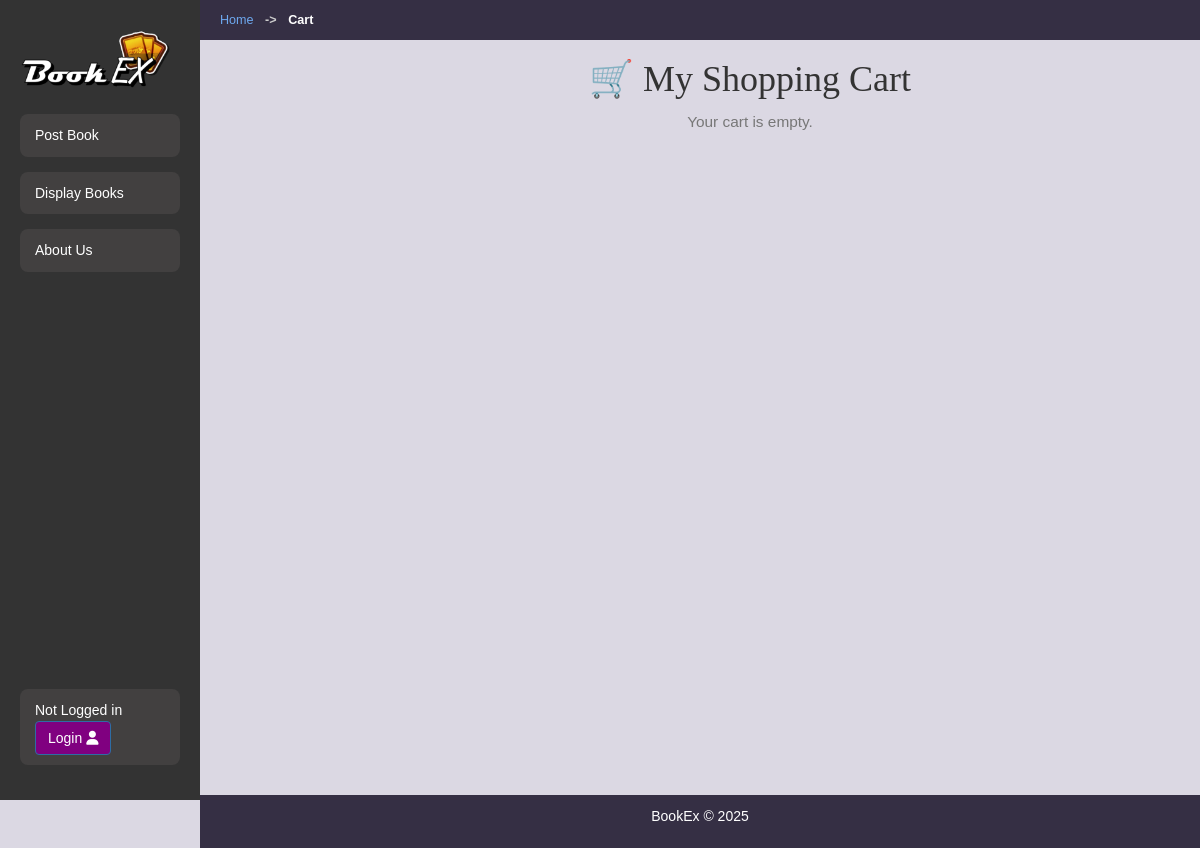
Page /cart/ on the committed database.
### bookMng/models.py (models this page shows, shortened)
class MainMenu(models.Model):
    item = models.CharField(max_length=300, unique=True)
    link = models.CharField(max_length=300, unique=True)
    icon_class = models.CharField(
        max_length=100,
        blank=True,
        null=True
    )

### bookMng/views.py (the view)
# urls.py: path("cart/", views.cart_page, name="cart_page"),
def cart_page(request):
    breadcrumb_list = [
        {'name': 'Home', 'url': reverse('index')},
        {'name': 'Cart', 'url': None}
    ]
    cart_ids = request.session.get("cart", [])
    books = Book.objects.filter(id__in=cart_ids)
    for b in books:
        b.pic_path = b.picture.url[14:]
    subtotal = sum(b.price for b in books) if books else Decimal("0.00")
    return render(
        request,
        "bookMng/cart.html",
        {
            "books": books,
            "subtotal": subtotal,
            "breadcrumb_list": breadcrumb_list,
        },
    )

### bookMng/context_processors.py (called while the page is built)
def navigation_items(request):
    main_menu_items = MainMenu.objects.all()
    return {'item_list': main_menu_items}

def time_based_greeting(request):
    greeting = "Hello"
    try:
        now = timezone.localtime(timezone.now())
        current_hour = now.hour
        if 5 <= current_hour < 12:
            greeting = "Good morning"
        elif 12 <= current_hour < 18:
            greeting = "Good afternoon"
        else:
            greeting = "Good evening"
    except Exception:
        pass
    return {'greeting': greeting}

### bookEx/templates/bookMng/cart.html
{% extends "base.html" %}
{% load static %}
{% block content %}
<div class="text-center">
  <h1 class="mb-4" style="font-family:'Brush Script MT', cursive;">🛒 My Shopping Cart</h1>
  {% if books %}
    <div class="row justify-content-center">
      {% for book in books %}
        <div class="col-sm-6 col-md-4 col-lg-3 mb-4">
          <div class="card shadow-sm h-100">
            <div class="d-flex align-items-center justify-content-center" style="height: 200px;">
                <img src="{% static book.pic_path %}" alt="{{ book.name }}"
                class="img-fluid"
                style="max-height: 180px; max-width: 100%; object-fit: contain;">
            </div>
            <div class="card-body text-center">
              <h5 class="card-title">{{ book.name }}</h5>
              <p class="card-text"><strong>Price:</strong> ${{ book.price }}</p>
              <form action="{% url 'remove_from_cart' book.id %}" method="post">
                {% csrf_token %}
                <button type="submit" class="btn btn-sm btn-outline-danger">
                  <i class="fas fa-trash-alt"></i> Remove
                </button>
              </form>
            </div>
          </div>
        </div>
      {% endfor %}
    </div>
    <div class="mt-4">
      <h4><strong>Subtotal:</strong> ${{ subtotal }}</h4>
      <form action="{% url 'purchase_books' %}" method="post" class="mt-3">
        {% csrf_token %}
        <button type="submit" class="btn btn-success btn-lg">✅ Complete Purchase</button>
      </form>
    </div>
  {% else %}
    <p class="text-muted">Your cart is empty.</p>
  {% endif %}
</div>
{% endblock content %}

### bookEx/templates/base.html (shortened to what this page needs)
{% load static %}
<!DOCTYPE html>
<html lang="en">
<head>
    <link rel="stylesheet" href="https://maxcdn.bootstrapcdn.com/bootstrap/3.4.1/css/bootstrap.min.css">
    <link rel="stylesheet" href="{% static 'base.css' %}" type="text/css">
</head>
<body>
    <header>
        <nav aria-label="breadcrumb" class="breadcrumb-nav">
            {% block breadcrumbs %}
                {% if breadcrumb_list %}
                    <ol class="breadcrumb-list">
                        {% for crumb in breadcrumb_list %}
                            <li class="breadcrumb-item">
                                {% if crumb.url %}
                                    <a href="{{ crumb.url }}">{{ crumb.name }}</a>
                                {% else %}
                                    {{ crumb.name }}
                                {% endif %}
                            </li>
                        {% endfor %}
                    </ol>
                {% endif %}
            {% endblock breadcrumbs %}
        </nav>
    </header>
    <div class="container">
        <nav class="sidebar">
            <div class="sidebar-logo">
                <a href="/" target="_self">
                <img src="{% static 'logo.png' %}" alt="Our Logo" width="150"/>
                </a>
            </div>
            <ul>
                {% block sidenav %}
                   {% for item in item_list %}
                        {% if item.link == "/mybooks" or item.link == "/cart" %}
                            {% if user.is_authenticated %}
                                <li>
                                    <a href="{{ item.link }}"> <i class="{{ item.icon_class }}"></i> {{ item.item }} </a>
                                </li>
                            {% endif %}
                        {% else %}
                            <li>
                                <a href="{{ item.link }}"> <i class="{{ item.icon_class }}"></i> {{ item.item }} </a>
                            </li>
                        {% endif %}
                    {% endfor %}
                {% endblock sidenav %}
            </ul>
            <div class="sidebar-user-info">
                {% if user.is_authenticated %}
                {{ greeting }}, {{ user|lower|capfirst }}!
                   <form action="{% url 'logout' %}?next=/" method="post">
                       <button type="submit" class="btn btn-primary">Logout <i class="fa-solid fa-right-from-bracket"></i></button>
                       {% csrf_token %}
                   </form>
                {% else %}
                   Not Logged in
                   <a class="btn btn-primary" href="{% url 'login' %}?next=/" role="button">Login <i class="fa-solid fa-user"></i></a>
                {% endif %}
            </div>
        </nav>
        <main class="content">
            {% block content %}{% endblock content %}
        </main>
    </div>
    <footer>
        <p>BookEx &copy; 2025</p>
    </footer>
</body>
</html>

### bookEx/static/base.css (style rules this page uses)
* { margin: 0; padding: 0; box-sizing: border-box; }
body { font-family: Arial, sans-serif; line-height: 1.6; background-color: #dbd8e3; color: #333; }
.breadcrumb-nav { padding: 10px 20px; }
.breadcrumb-list { list-style: none; padding: 0; margin: 0; font-size: 0.9em; text-align: left; }
.breadcrumb-item { display: inline; }
.breadcrumb-item + .breadcrumb-item::before { content: "->"; padding: 0 8px; color: #ccc; }
.breadcrumb-item a { color: #6ea9f0; }
.breadcrumb-item:last-child { color: #fff; font-weight: bold; }
header { background: #352f44; text-align: right; margin-left: 200px; }
.container { min-height: 80vh; }
.sidebar-logo img { max-width: 105%; }
.sidebar { width: 200px; background-color: #333; color: white; padding: 20px; position: fixed; left: 0; top: 0; height: 100vh; overflow-y: auto; display: flex; flex-direction: column; }
.sidebar ul { list-style-type: none; padding: 0; }
.sidebar ul li { margin: 10px 0; }
.sidebar ul li a { display: block; padding: 10px 15px; margin-bottom: 15px; color: white; background-color: #424040; text-decoration: none; border-radius: 8px; transition: background-color 0.7s ease; }
.sidebar-user-info { margin-top: auto; display: block; padding: 10px 15px; margin-bottom: 15px; color: white; background-color: #424040; text-decoration: none; border-radius: 8px; transition: background-color 0.7s ease; }
.content { margin-left: 300px; }
.content p { font-size: 1.1em; line-height: 1.6; }
p { style: "font-family:'Brush Script MT', cursive;" }
footer { background: #352f44; color: white; text-align: center; padding: 10px 0; margin-top: 115px; top: 0; margin-left: 200px; }
footer p { font-size: 14px; }
a[role=button] { background-color: purple; }

### rows in the picture
MainMenu: item "Post Book"
MainMenu: item "Display Books"
MainMenu: item "About Us"

### other values in the picture
{{ crumb.name }} "Home"
{{ crumb.name }} "Cart"
